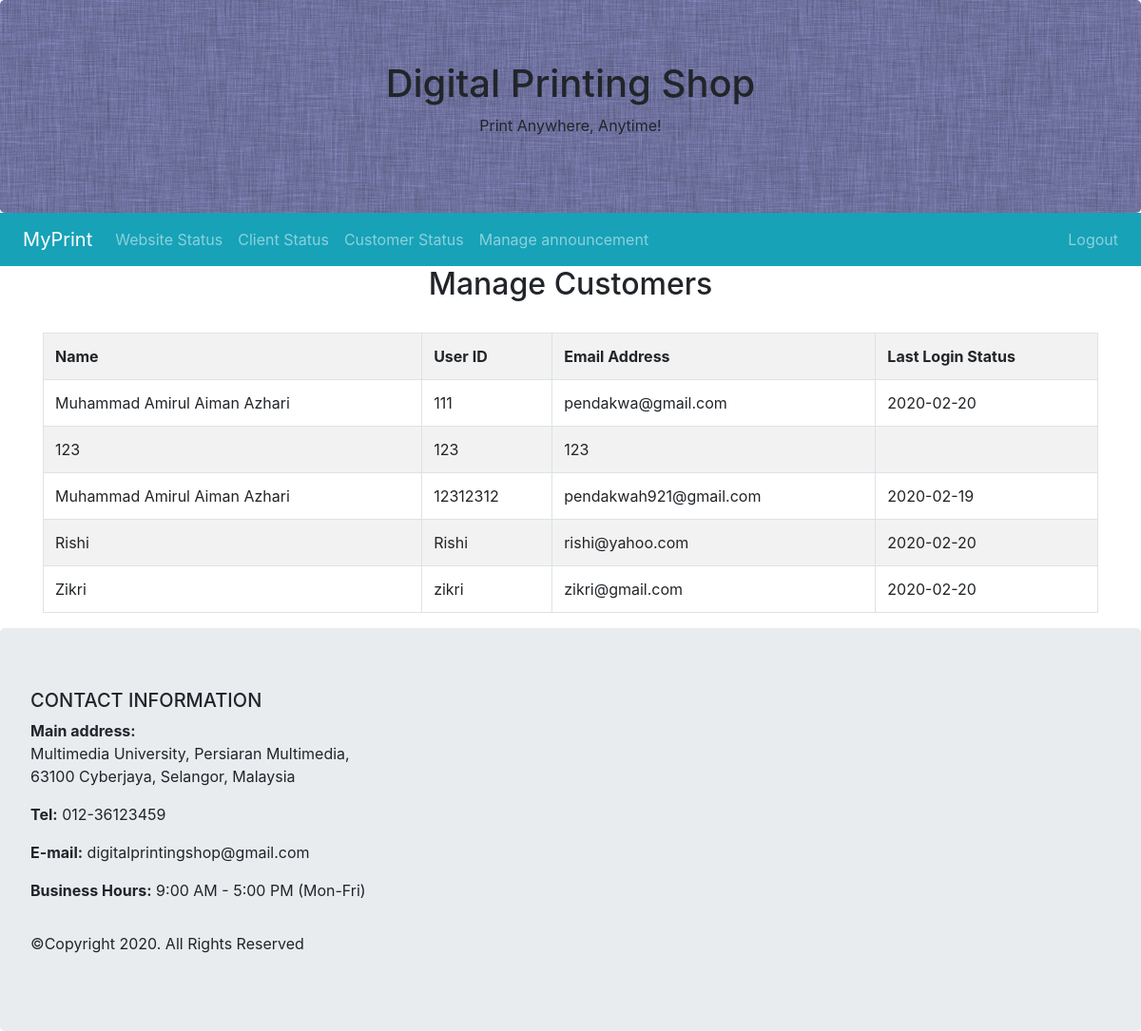
The app's page /admin/manage_customer.php (signed in) with its own data.
### tables this page shows
CREATE TABLE `user` (
  `ID` varchar(255) NOT NULL,
  `Password` varchar(255) DEFAULT NULL,
  `Role` varchar(255) DEFAULT NULL,
  `Last_Login` date DEFAULT NULL,
  `Date_Join` date DEFAULT NULL,
  `Name` varchar(255) DEFAULT NULL,
  `Email` varchar(255) DEFAULT NULL,
  `Image` varchar(255) DEFAULT NULL
);

### admin/manage_customer.php (the view, shortened to what this page needs)
<?php
require_once "../include/connection-config.inc.php";
$sql = "SELECT * FROM User WHERE Role='Customer'";
$result = mysqli_query($conn, $sql);
?>
<!DOCTYPE html>
<html lang="en">
<head>
	<link rel="stylesheet" href="https://maxcdn.bootstrapcdn.com/bootstrap/4.4.1/css/bootstrap.min.css" />
	<link rel="stylesheet" href="https://cdnjs.cloudflare.com/ajax/libs/font-awesome/4.7.0/css/font-awesome.min.css">
	<link rel="stylesheet" href="admin.css"/>
</head>
<body>
	<div class=" text-center mb-0 d-none d-sm-block ">
	<h2>Manage Customers</h2>
	</div>
	<div class="tab-content">
		<div id="description" class="container tab-pane active"><br>
			<div class="table-responsive-sm">
				<table class="table table-striped table-bordered">
     <tr>
	 <th>Name</th>
	 <th>User ID</th>
	 <th>Email Address</th>
	 <th>Last Login Status</th>
	 </tr>
	 <?php while($row = mysqli_fetch_assoc($result)):?>
    <tr>
	<td><?php echo $row["Name"]; ?></td>
	<td><?php echo $row["ID"];?> </td>
	<td><?php echo $row["Email"];?>  </td>
	<td><?php echo $row["Last_Login"];?> </td>
	</tr>
	 <?php endwhile;
	 mysqli_close($conn); ?>
	 </table>
	 </div>
	 </div>
	 </div>
<footer class="jumbotron mb-0 ">
  <div class="container-fluid text-left">
		<div class="row">
			<h5 class="text-uppercase">Contact Information</h5>
		</div>
		<div class="row">
			<p><b>Main address:</b><br>Multimedia University, Persiaran Multimedia, <br>63100 Cyberjaya, Selangor, Malaysia </p>
		</div>
		<div class="row">
			<p><b>Tel:</b> 012-36123459</p>
		</div>
		<div class="row">
			<p><b>E-mail:</b> digitalprintingshop@gmail.com</p>
		</div>
		<div class="row">
			<p><b>Business Hours:</b> 9:00 AM - 5:00 PM (Mon-Fri)</p>
		</div>
		</div>
		<div class="footer-copyright text-left py-3">©Copyright 2020. All Rights Reserved
		</div>
</footer>
</body>
</html>

### admin/admin.css (style rules this page uses)
.headerImage { background-image: url("../img/background.jpg"); }

### records on screen
user: Name "Muhammad Amirul Aiman Azhari", ID "111", Email "pendakwa@gmail.com", Last_Login "2020-02-20"
user: Name "123", ID "123", Email "123"
user: Name "Muhammad Amirul Aiman Azhari", ID "12312312", Email "pendakwah921@gmail.com", Last_Login "2020-02-19"
user: Name "Rishi", ID "Rishi", Email "rishi@yahoo.com", Last_Login "2020-02-20"
user: Name "Zikri", ID "zikri", Email "zikri@gmail.com", Last_Login "2020-02-20"
